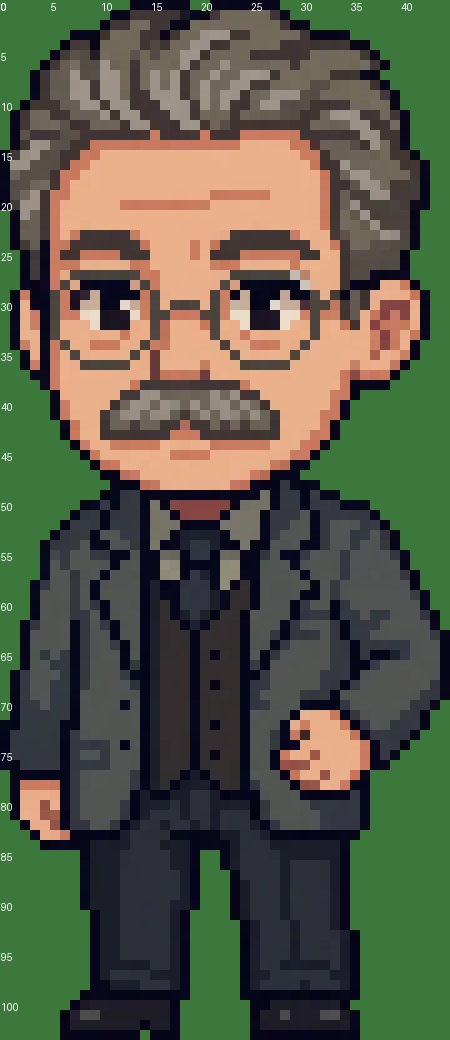
#> input picture personaje/vista-benjamin.png, 450 x 1040 px; its folder holds only this picture in this run
$ python personaje.py ../personaje/vista-benjamin.png
#> lines starting #> are read from the running program, lines starting #| are printed output that depends on the picture
"""Convierte la imagen del personaje (pixel art generado) en un sprite limpio a su resolución real,
con fondo transparente, y genera las variantes de boca y ojos para animarlo con la voz.

Uso: python scripts/personaje.py personaje/originales/5.webp
Salida: public/personaje/{base,boca1,boca2,ojos}.png  +  personaje/vista.png (revisión)"""
import os, sys
import numpy as np
from PIL import Image

RAIZ = os.path.join(os.path.dirname(os.path.abspath(__file__)), "..")
OUT = os.path.join(RAIZ, "public", "personaje")
os.makedirs(OUT, exist_ok=True)

src = np.asarray(Image.open(sys.argv[1]).convert("RGB")).astype(float)
# zona del busto en la imagen 768x1344 (sin textos)
CROP = (220, 495, 550, 885)
im = src[CROP[1]:CROP[3], CROP[0]:CROP[2]]
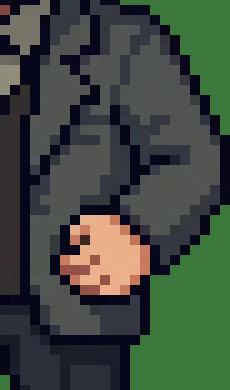
#> im: shape (390, 230, 3) float64; mean R, G, B 63.4, 73.1, 63.4


def error_rejilla(g, ox, oy):
    h, w, _ = im.shape
    e = 0.0
    for y in np.arange(oy, h - g, g):
        for x in np.arange(ox, w - g, g):
            c = im[int(y) + 2:int(y + g) - 2, int(x) + 2:int(x + g) - 2]
            e += c.var(axis=(0, 1)).sum()
    return e


# buscar el tamaño de píxel y el desfase que dejan cada celda más uniforme
mejor = None
for g in np.arange(9.0, 13.01, 0.1):
    for ox in np.arange(0, g, 1.0):
        for oy in np.arange(0, g, 1.0):
            pass
cands = []
for g in np.arange(9.0, 13.01, 0.1):
#> (the run stopped early here; a loop or call above may not have finished)
